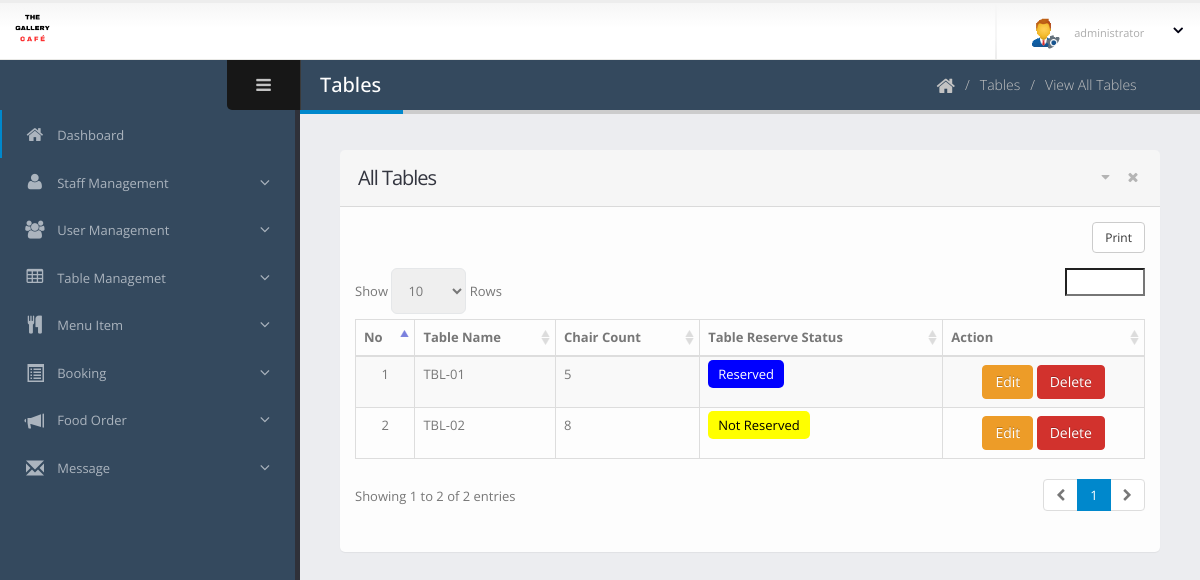
/dashboard/table-list.php (signed in), run on the app's committed database.
### tables this page shows
CREATE TABLE `restaurant_tables` (
  `id` int(11) NOT NULL,
  `table_name` varchar(100) DEFAULT NULL,
  `chair_count` int(11) NOT NULL,
  `status` int(10) NOT NULL
);

### dashboard/table-list.php (the view, shortened to what this page needs)
<?php
include 'main/header.php';
?>
<body>
    <section class="body">
        <?php include 'main/top-bar.php'; ?>
        <div class="inner-wrapper">
            <?php include 'main/left-bar.php'; ?>
            <section role="main" class="content-body">
                <header class="page-header">
                    <h2>Tables</h2>
                    <div class="right-wrapper pull-right">
                        <ol class="breadcrumbs">
                            <li>
                                <a href="index.php">
                                    <i class="fa fa-home"></i>
                                </a>
                            </li>
                            <li><span>Tables</span></li>
                            <li><span>View All Tables</span></li>
                        </ol>
                        <a class="sidebar-right-toggle" data-open="sidebar-right"></a>
                    </div>
                </header>
                <section class="panel">
                    <header class="panel-heading">
                        <div class="panel-actions">
                            <a href="#" class="fa fa-caret-down"></a>
                            <a href="#" class="fa fa-times"></a>
                        </div>
                        <h2 class="panel-title">All Tables</h2>
                    </header>
                    <div class="panel-body">
                        <table class="table table-bordered table-striped mb-none" id="datatable-tabletools"
                            data-swf-path="assets/vendor/jquery-datatables/extras/TableTools/swf/copy_csv_xls_pdf.swf">
                            <thead>
                                <tr>
                                    <th>No</th>
                                    <th>Table Name</th>
                                    <th>Chair Count</th>
                                    <th>Table Reserve Status</th>
                                    <th class="hidden-phone">Action</th>
                                </tr>
                            </thead>
                            <tbody>
                                <?php
                                $count = 1;
                                $con = connect();
                                $sql = "SELECT * FROM `restaurant_tables`;";
                                $result = $con->query($sql);
                                foreach ($result as $r) {
                                    $statusColor = '';
                                    $statusText = '';
                                    if ($r['status'] == 0) {
                                        $statusColor = 'background-color: yellow; color: black;';
                                        $statusText = 'Not Reserved';
                                    } elseif ($r['status'] == 1) {
                                        $statusColor = 'background-color: blue; color: white;';
                                        $statusText = 'Reserved';
                                    }
                                    ?>
                                    <tr class="gradeX">
                                        <td class="center hidden-phone"><?php echo $count; ?></td>
                                        <td><?php echo htmlspecialchars($r['table_name']); ?></td>
                                        <td><?php echo htmlspecialchars($r['chair_count']); ?></td>
                                        <td>
                                            <span class="status-button"
                                                  style="<?php echo $statusColor; ?> padding: 5px 10px; border-radius: 5px;"
                                                  onclick="changeStatus(<?php echo $r['id']; ?>, <?php echo $r['status']; ?>)">
                                                <?php echo htmlspecialchars($statusText); ?>
                                            </span>
                                        </td>
                                        <td class="center hidden-phone">
                                            <a href="table-edit.php?table_id=<?php echo $r['id']; ?>" class="btn btn-warning">Edit</a>
                                            <a href="table-delete.php?table_id=<?php echo $r['id']; ?>" class="btn btn-danger" onclick="if (!Done()) return false;">Delete</a>
                                        </td>
                                    </tr>
                                    <?php $count++;
                                } ?>
                            </tbody>
                        </table>
                    </div>
                </section>
            </section>
        </div>
    </section>
</body>
</html>

### dashboard/assets/stylesheets/skins/default.css (style rules this page uses)
a, .btn-link { color: #0088cc; }
body .btn-warning { color: #ffffff; text-shadow: 0 -1px 0 rgba(0, 0, 0, 0.25); background-color: #ed9c28; border-color: #ed9c28; }
body .btn-danger { color: #ffffff; text-shadow: 0 -1px 0 rgba(0, 0, 0, 0.25); background-color: #d2322d; border-color: #d2322d; }
.page-header h2 { border-bottom-color: #0088cc; }

### data on the page
restaurant_tables: table_name "TBL-01", chair_count "5", status "Reserved"
restaurant_tables: table_name "TBL-02", chair_count "8", status "Not Reserved"
